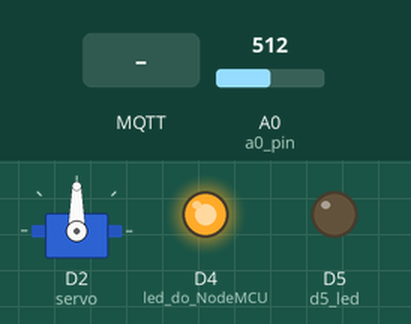
This sketch was run on a simulated ESP8266 (NodeMCU). Shown: servo, output pins drawn as LEDs (lit = HIGH). The inputs (shaded band) are chosen by the test bench; at power-on: A0 (a0_pin) = 512. WiFi joins after 1.5 s; servers stay silent unless stated; no MQTT or app messages arrive unless stated; what the sketch prints to the serial monitor is not drawn.

Above: at 5.6 s.
At 7.7 s:
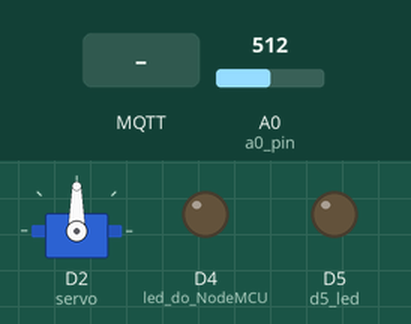
7.8 s: MQTT message "1" arrives on the first subscribed topic
9.3 s: MQTT message "on" arrives on the first subscribed topic
10.8 s: MQTT message "off" arrives on the first subscribed topic
Timing chart, 0 to 13.8 s (numbered marks = the images above; inputs shaded):
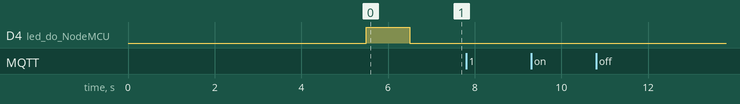

The sketch:

iot_project_door_lock_controller.ino
```cpp
#include <ESP8266WiFi.h>
#include <PubSubClient.h>
#include <Servo.h>

#define d5_led D5
#define a0_pin A0
#define MQTT_KEEPALIVE 600

const char* ssid = "";
const char* password = "";
const char* ip = "192.168.15.50";
const char* mqtt_host = "controller.cloud.shiftr.io";
const int broker_port = 1883;
const char* mqtt_user = "controller";
const char* secret = "xxxxxxx";
const char* topic = "demo_controller";

int piezo = 0;
int posit = 0;
int secret_knock[5] = {345, 350, 660, 440, 580};
int door_knock[5] = {};
unsigned long last_time = 0;

Servo servo;
WiFiClient wifiClient;
PubSubClient pubsubClient(wifiClient);

void wifi_setup();
void reconnect();
void publish_topic();
void move_servo();
void callback(char* topic, byte* payload, unsigned int length);

void setup() {
  servo.attach(D2); // D2 do NodeMCU

  pinMode(LED_BUILTIN, OUTPUT); // led do NodeMCU
  pinMode(d5_led, OUTPUT);
  digitalWrite(d5_led, LOW);
  Serial.begin(115200);
  delay(5000);
  wifi_setup();
  pubsubClient.setServer(mqtt_host, broker_port);
  pubsubClient.setCallback(callback);
  pubsubClient.setKeepAlive(MQTT_KEEPALIVE);
}

void wifi_setup() {
  WiFi.disconnect();
  WiFi.mode(WIFI_STA);
  Serial.print("Conectando a rede: ");
  Serial.println(ssid);

  WiFi.begin(ssid, password);
  while (WiFi.status() != WL_CONNECTED) {
    delay(500);
    Serial.print(".");
    digitalWrite(LED_BUILTIN, HIGH);
  }

  Serial.println("");
  Serial.println("WiFi conectado");
  digitalWrite(LED_BUILTIN, LOW);

  Serial.print("IP inicial (DHCP): ");
  Serial.println(WiFi.localIP());

  IPAddress ipAddress;
  ipAddress.fromString(ip);
  WiFi.config(ipAddress, WiFi.gatewayIP(), WiFi.subnetMask());
  Serial.print("IP alterado para: ");
  Serial.println(WiFi.localIP());
}

void reconnect() {
  while (!pubsubClient.connected()) {
    Serial.print("Conectando ao MQTT... ");
    bool isConnected = pubsubClient.connect("NodeClient", mqtt_user, secret);

    if (isConnected) {
      Serial.println("connected");
      pubsubClient.publish(topic, "Conectado");
    } else {
      Serial.print("failed, rc= ");
      Serial.print(pubsubClient.state());
      Serial.println(" try again in 5 seconds");
      delay(5000);
    }
  }
}

void publish_topic() {
  piezo = analogRead(a0_pin);

  if (piezo > 300 && piezo < 700) {
    if (piezo >= secret_knock[posit] * 0.95 && piezo <= secret_knock[posit] * 1.05) {
      door_knock[posit] = piezo;
      Serial.print("Idx: ");
      Serial.print(posit);
      Serial.print(", ");
      Serial.print(secret_knock[posit]);
      Serial.print(", ");
      Serial.println(door_knock[posit]);
      digitalWrite(d5_led, HIGH);
      delay(500);
      ++posit;
    }
    digitalWrite(d5_led, LOW);
  }

  //  metodo teste para zerar o toque secreto
  unsigned long now = millis();
  if (now - last_time > 5000 and posit != 0) {
    last_time = now;
    Serial.println("you failed... try again");
    posit = 0;
  }

  if (posit == 5) {
    Serial.print("Sending message to: ");
    Serial.println(topic);
    pubsubClient.publish(topic, "KNOCKING_DOOR");
    delay(2000);
    posit = 0;
  }
}

void callback(char* topic, byte* payload, unsigned int length) {
  String msg;
  Serial.print("New message from: ");
  Serial.println(topic);
  for (int i = 0; i < length; i++) {
    char aux = (char) payload[i];
    Serial.print(aux);
    msg += aux;
  }

  if (msg == String("ALLOW_ACCESS")) {
    move_servo();
  } else {
    Serial.println("\nOops!!!");
  }
}

void move_servo() {
  Serial.println("\nUnlocking the door...");
  for (int pos = 0; pos <= 90; pos++) {
    servo.write(pos);
    delay(150);
  }
}

void loop() {
  if (!pubsubClient.connected()) {
    reconnect();
    pubsubClient.subscribe(topic);
  }

  pubsubClient.loop();

  if (WiFi.status() != WL_CONNECTED) {
    wifi_setup();
  }

  publish_topic();
}
```

Measured:
- after the input at 7.8 s, every drawn part: stays the same
- after the input at 9.3 s, every drawn part: stays the same
- after the input at 10.8 s, every drawn part: stays the same
